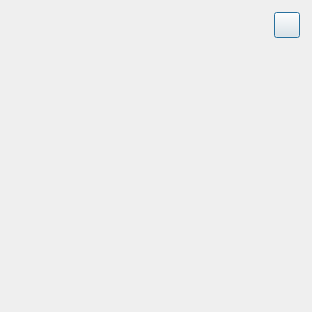
<?xml version="1.0" encoding="UTF-8"?>
<ui version="4.0">
    <class>RaptorLogin</class>
    <widget class="QDialog" name="RaptorLogin">
        <property name="geometry">
            <rect>
                <x>0</x>
                <y>0</y>
                <width>312</width>
                <height>312</height>
            </rect>
        </property>
        <property name="sizePolicy">
            <sizepolicy hsizetype="Preferred" vsizetype="Preferred">
                <horstretch>0</horstretch>
                <verstretch>0</verstretch>
            </sizepolicy>
        </property>
        <property name="minimumSize">
            <size>
                <width>312</width>
                <height>312</height>
            </size>
        </property>
        <property name="maximumSize">
            <size>
                <width>312</width>
                <height>312</height>
            </size>
        </property>
        <property name="windowTitle">
            <string>Form</string>
        </property>
        <layout class="QHBoxLayout" name="_LoginLayout">
            <property name="spacing">
                <number>0</number>
            </property>
            <property name="leftMargin">
                <number>0</number>
            </property>
            <property name="topMargin">
                <number>0</number>
            </property>
            <property name="rightMargin">
                <number>0</number>
            </property>
            <property name="bottomMargin">
                <number>0</number>
            </property>
            <item>
                <widget class="QWidget" name="_Stage" native="true">
                    <property name="sizePolicy">
                        <sizepolicy hsizetype="Fixed" vsizetype="Fixed">
                            <horstretch>0</horstretch>
                            <verstretch>0</verstretch>
                        </sizepolicy>
                    </property>
                    <property name="minimumSize">
                        <size>
                            <width>312</width>
                            <height>312</height>
                        </size>
                    </property>
                    <property name="maximumSize">
                        <size>
                            <width>312</width>
                            <height>312</height>
                        </size>
                    </property>
                    <property name="styleSheet">
                        <string notr="true"/>
                    </property>
                    <layout class="QVBoxLayout" name="_StageLayout">
                        <property name="spacing">
                            <number>0</number>
                        </property>
                        <property name="leftMargin">
                            <number>0</number>
                        </property>
                        <property name="topMargin">
                            <number>0</number>
                        </property>
                        <property name="rightMargin">
                            <number>0</number>
                        </property>
                        <property name="bottomMargin">
                            <number>0</number>
                        </property>
                        <item>
                            <widget class="QWidget" name="_Header" native="true">
                                <property name="minimumSize">
                                    <size>
                                        <width>0</width>
                                        <height>50</height>
                                    </size>
                                </property>
                                <property name="maximumSize">
                                    <size>
                                        <width>16777215</width>
                                        <height>50</height>
                                    </size>
                                </property>
                                <property name="styleSheet">
                                    <string notr="true"/>
                                </property>
                                <layout class="QHBoxLayout" name="_HeaderLayout" stretch="8,1,1">
                                    <property name="spacing">
                                        <number>12</number>
                                    </property>
                                    <property name="leftMargin">
                                        <number>12</number>
                                    </property>
                                    <property name="topMargin">
                                        <number>0</number>
                                    </property>
                                    <property name="rightMargin">
                                        <number>12</number>
                                    </property>
                                    <property name="bottomMargin">
                                        <number>0</number>
                                    </property>
                                    <item>
                                        <widget class="QLabel" name="_Title">
                                            <property name="styleSheet">
                                                <string notr="true"/>
                                            </property>
                                            <property name="text">
                                                <string/>
                                            </property>
                                        </widget>
                                    </item>
                                    <item>
                                        <spacer name="_HeaderSpacer">
                                            <property name="orientation">
                                                <enum>Qt::Horizontal</enum>
                                            </property>
                                            <property name="sizeHint" stdset="0">
                                                <size>
                                                    <width>40</width>
                                                    <height>20</height>
                                                </size>
                                            </property>
                                        </spacer>
                                    </item>
                                    <item>
                                        <widget class="QPushButton" name="_Close">
                                            <property name="minimumSize">
                                                <size>
                                                    <width>26</width>
                                                    <height>26</height>
                                                </size>
                                            </property>
                                            <property name="maximumSize">
                                                <size>
                                                    <width>26</width>
                                                    <height>26</height>
                                                </size>
                                            </property>
                                            <property name="styleSheet">
                                                <string notr="true"/>
                                            </property>
                                            <property name="text">
                                                <string/>
                                            </property>
                                            <property name="iconSize">
                                                <size>
                                                    <width>16</width>
                                                    <height>16</height>
                                                </size>
                                            </property>
                                        </widget>
                                    </item>
                                </layout>
                            </widget>
                        </item>
                        <item>
                            <widget class="QWidget" name="_Body" native="true">
                                <layout class="QVBoxLayout" name="_BodyLayout">
                                    <property name="spacing">
                                        <number>0</number>
                                    </property>
                                    <property name="leftMargin">
                                        <number>12</number>
                                    </property>
                                    <property name="topMargin">
                                        <number>0</number>
                                    </property>
                                    <property name="rightMargin">
                                        <number>12</number>
                                    </property>
                                    <property name="bottomMargin">
                                        <number>0</number>
                                    </property>
                                    <item>
                                        <widget class="QWidget" name="_QrCodeWrapper" native="true">
                                            <layout class="QVBoxLayout" name="_QrCodeWrapperLayout">
                                                <property name="spacing">
                                                    <number>12</number>
                                                </property>
                                                <property name="leftMargin">
                                                    <number>0</number>
                                                </property>
                                                <property name="topMargin">
                                                    <number>0</number>
                                                </property>
                                                <property name="rightMargin">
                                                    <number>0</number>
                                                </property>
                                                <property name="bottomMargin">
                                                    <number>0</number>
                                                </property>
                                                <item>
                                                    <widget class="QLabel" name="_QrCodeTitle">
                                                        <property name="minimumSize">
                                                            <size>
                                                                <width>0</width>
                                                                <height>26</height>
                                                            </size>
                                                        </property>
                                                        <property name="maximumSize">
                                                            <size>
                                                                <width>16777215</width>
                                                                <height>26</height>
                                                            </size>
                                                        </property>
                                                        <property name="styleSheet">
                                                            <string notr="true"/>
                                                        </property>
                                                        <property name="text">
                                                            <string/>
                                                        </property>
                                                        <property name="alignment">
                                                            <set>Qt::AlignCenter</set>
                                                        </property>
                                                    </widget>
                                                </item>
                                                <item>
                                                    <widget class="QWidget" name="_QrCodePanel" native="true">
                                                        <property name="minimumSize">
                                                            <size>
                                                                <width>136</width>
                                                                <height>136</height>
                                                            </size>
                                                        </property>
                                                        <property name="maximumSize">
                                                            <size>
                                                                <width>16777215</width>
                                                                <height>136</height>
                                                            </size>
                                                        </property>
                                                        <layout class="QHBoxLayout" name="_QrCodePanelLayout">
                                                            <property name="spacing">
                                                                <number>0</number>
                                                            </property>
                                                            <property name="leftMargin">
                                                                <number>0</number>
                                                            </property>
                                                            <property name="topMargin">
                                                                <number>0</number>
                                                            </property>
                                                            <property name="rightMargin">
                                                                <number>0</number>
                                                            </property>
                                                            <property name="bottomMargin">
                                                                <number>0</number>
                                                            </property>
                                                            <item>
                                                                <widget class="QLabel" name="_QrCode">
                                                                    <property name="sizePolicy">
                                                                        <sizepolicy hsizetype="Fixed" vsizetype="Fixed">
                                                                            <horstretch>0</horstretch>
                                                                            <verstretch>0</verstretch>
                                                                        </sizepolicy>
                                                                    </property>
                                                                    <property name="minimumSize">
                                                                        <size>
                                                                            <width>136</width>
                                                                            <height>136</height>
                                                                        </size>
                                                                    </property>
                                                                    <property name="maximumSize">
                                                                        <size>
                                                                            <width>136</width>
                                                                            <height>136</height>
                                                                        </size>
                                                                    </property>
                                                                    <property name="cursor">
                                                                        <cursorShape>PointingHandCursor</cursorShape>
                                                                    </property>
                                                                    <property name="styleSheet">
                                                                        <string notr="true"/>
                                                                    </property>
                                                                    <property name="text">
                                                                        <string/>
                                                                    </property>
                                                                </widget>
                                                            </item>
                                                        </layout>
                                                    </widget>
                                                </item>
                                                <item>
                                                    <widget class="QLabel" name="_QrCodeStatus">
                                                        <property name="sizePolicy">
                                                            <sizepolicy hsizetype="Preferred" vsizetype="Fixed">
                                                                <horstretch>0</horstretch>
                                                                <verstretch>0</verstretch>
                                                            </sizepolicy>
                                                        </property>
                                                        <property name="minimumSize">
                                                            <size>
                                                                <width>0</width>
                                                                <height>26</height>
                                                            </size>
                                                        </property>
                                                        <property name="maximumSize">
                                                            <size>
                                                                <width>16777215</width>
                                                                <height>26</height>
                                                            </size>
                                                        </property>
                                                        <property name="styleSheet">
                                                            <string notr="true"/>
                                                        </property>
                                                        <property name="text">
                                                            <string/>
                                                        </property>
                                                        <property name="alignment">
                                                            <set>Qt::AlignHCenter|Qt::AlignTop</set>
                                                        </property>
                                                        <property name="wordWrap">
                                                            <bool>true</bool>
                                                        </property>
                                                    </widget>
                                                </item>
                                            </layout>
                                        </widget>
                                    </item>
                                </layout>
                            </widget>
                        </item>
                        <item>
                            <widget class="QWidget" name="_Footer" native="true">
                                <property name="minimumSize">
                                    <size>
                                        <width>0</width>
                                        <height>50</height>
                                    </size>
                                </property>
                                <property name="maximumSize">
                                    <size>
                                        <width>16777215</width>
                                        <height>50</height>
                                    </size>
                                </property>
                                <property name="styleSheet">
                                    <string notr="true"/>
                                </property>
                                <layout class="QHBoxLayout" name="_FooterLayout">
                                    <property name="spacing">
                                        <number>12</number>
                                    </property>
                                    <property name="leftMargin">
                                        <number>12</number>
                                    </property>
                                    <property name="topMargin">
                                        <number>0</number>
                                    </property>
                                    <property name="rightMargin">
                                        <number>12</number>
                                    </property>
                                    <property name="bottomMargin">
                                        <number>0</number>
                                    </property>
                                    <item>
                                        <spacer name="_FooterSpacer">
                                            <property name="orientation">
                                                <enum>Qt::Horizontal</enum>
                                            </property>
                                            <property name="sizeHint" stdset="0">
                                                <size>
                                                    <width>40</width>
                                                    <height>20</height>
                                                </size>
                                            </property>
                                        </spacer>
                                    </item>
                                    <item>
                                        <widget class="QLabel" name="_Register">
                                            <property name="cursor">
                                                <cursorShape>PointingHandCursor</cursorShape>
                                            </property>
                                            <property name="styleSheet">
                                                <string notr="true"/>
                                            </property>
                                            <property name="text">
                                                <string/>
                                            </property>
                                        </widget>
                                    </item>
                                    <item>
                                        <spacer name="_FooterSpaces">
                                            <property name="orientation">
                                                <enum>Qt::Horizontal</enum>
                                            </property>
                                            <property name="sizeHint" stdset="0">
                                                <size>
                                                    <width>40</width>
                                                    <height>20</height>
                                                </size>
                                            </property>
                                        </spacer>
                                    </item>
                                </layout>
                            </widget>
                        </item>
                    </layout>
                </widget>
            </item>
        </layout>
    </widget>
    <resources/>
    <connections/>
</ui>
